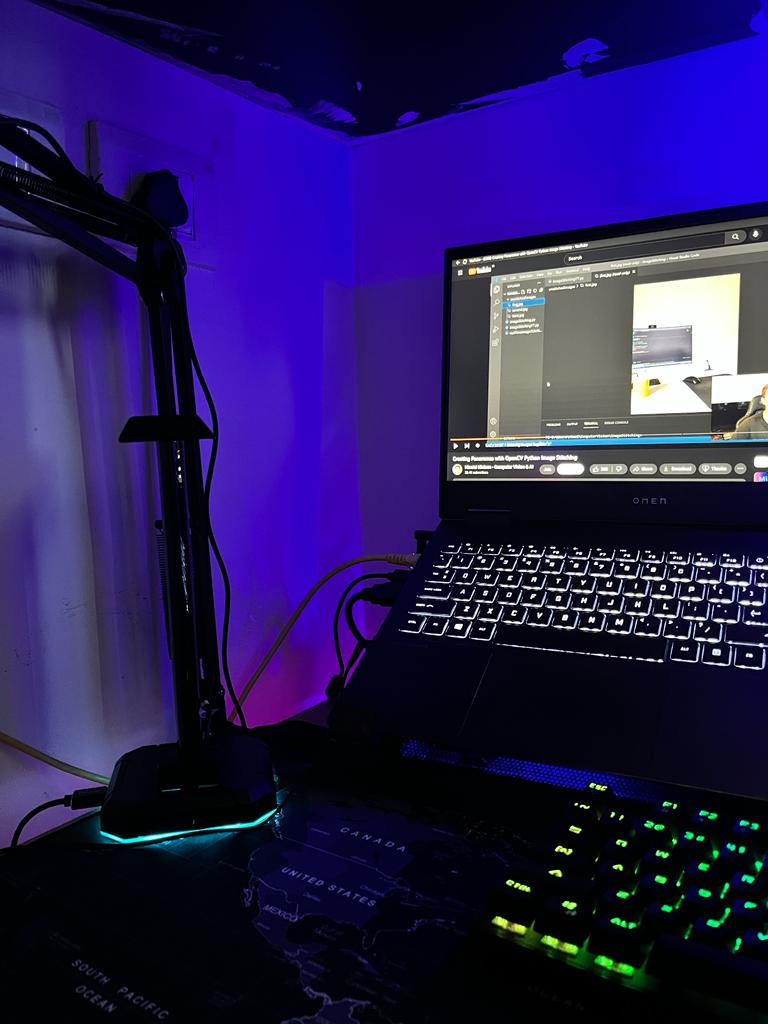
#> input picture PYTHON/Image_Stitching/unstitchedImages/first.jpg, 768 x 1024 px; its folder holds 3 pictures in this run
$ python imageStitching.py
#> lines starting #> are read from the running program, lines starting #| are printed output that depends on the picture
import numpy as np
import cv2
import glob
import imutils

image_paths = glob.glob(r"unstitchedImages/*.jpg")
images = []
print(image_paths)

for image in image_paths:
    img = cv2.imread(image)
#> img is the input picture: shape (1024, 768, 3); mean B, G, R 86.1, 27.2, 38.6
    images.append(img)
    cv2.imshow("Image", img)
    cv2.waitKey(0)

imageStitcher = cv2.Stitcher_create()

error, stitchedImage = imageStitcher.stitch(images)
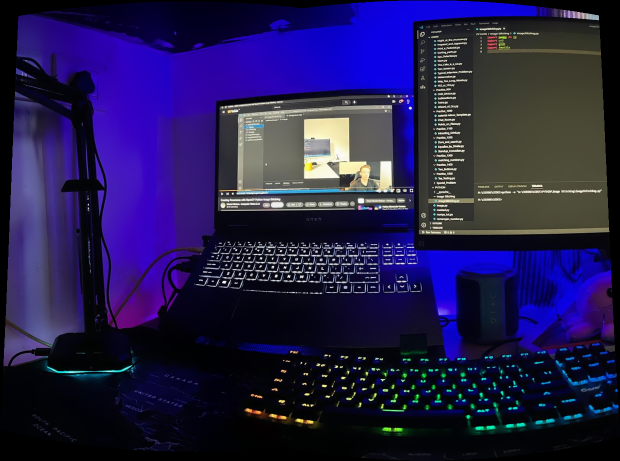
#> stitchedImage: shape (921, 1240, 3) (shown at 1/2 size); mean of channels 0, 1, 2 75.4, 28.4, 35.3; drawn as B, G, R
#> error = 0

if not error:
    cv2.imwrite("stitchedOutput.png", stitchedImage)
    cv2.imshow("StitchedImage", stitchedImage)
    cv2.waitKey(0)
